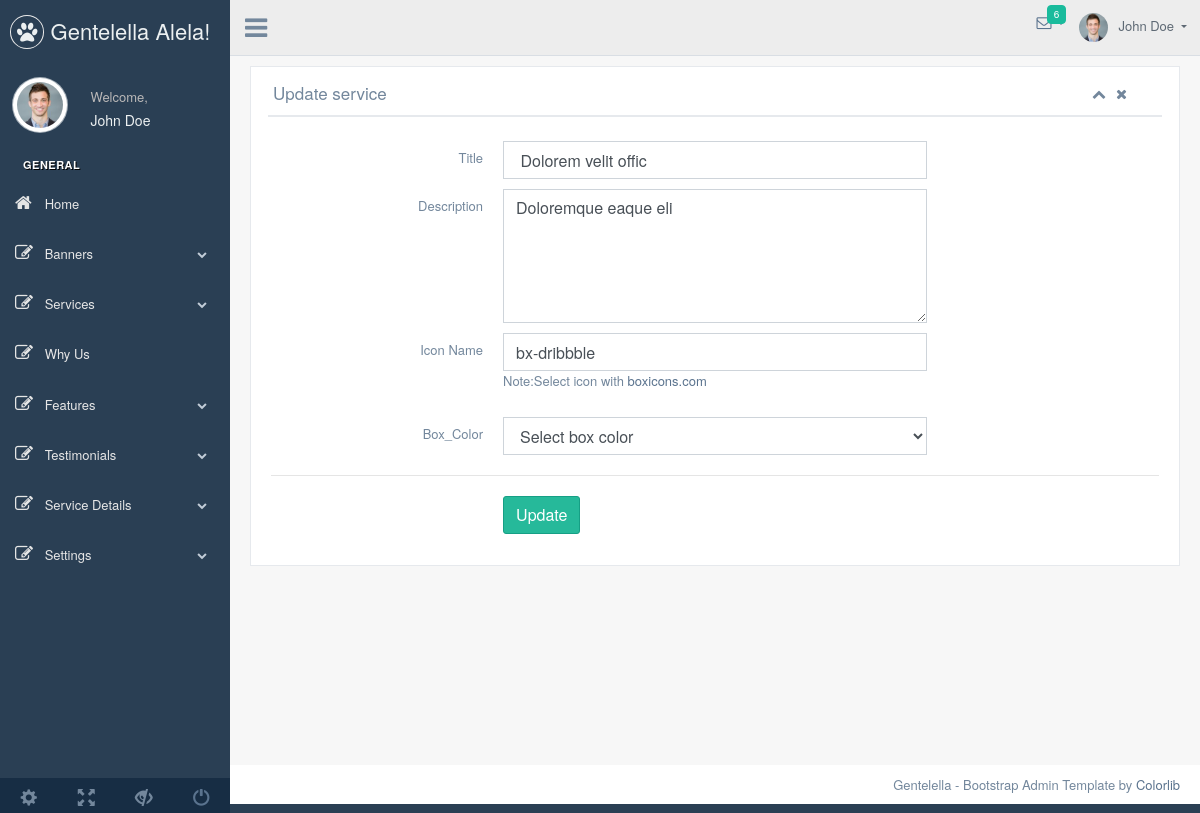
The app's page /admin/service/edit_service.php?id=1 (signed in) with its own data.
### tables this page shows
CREATE TABLE `services` (
  `id` int NOT NULL,
  `title` varchar(250) NOT NULL,
  `description` text,
  `box_color` varchar(50) DEFAULT NULL,
  `box_icon` varchar(50) DEFAULT NULL,
  `status` int NOT NULL DEFAULT '1' COMMENT '1=Active,2=Deactive'
);

### admin/service/edit_service.php (called while the page is built, shortened)
<?php
require "../db.php";
$id= $_GET ['id'];
if($id && (int) $id){
$query = " SELECT title,description,box_icon,box_color FROM `services` WHERE id = $id";
$result = mysqli_query($conn, $query);
if(mysqli_num_rows($result) > 0)
{
    $data = mysqli_fetch_assoc($result);
}
else
{
    header('Location:404.php');
}
}
include_once '../view/service/edit_service.view.php';
?>

### admin/view/service/edit_service.view.php (the view, shortened to what this page needs)
<?php
    include_once '../view/layouts/header.view.php';
?>
                  <div class="x_panel">
                    <div class="x_title">
                      <h2>Update service</h2>
                      <ul class="nav navbar-right panel_toolbox">
                        <li><a class="collapse-link"><i class="fa fa-chevron-up"></i></a>
                        </li>
                        <li><a class="close-link"><i class="fa fa-close"></i></a>
                        </li>
                      </ul>
                      <div class="clearfix"></div>
                    </div>
                    <div class="x_content">
                      <div class="dashboard-widget-content">
                      <form action="" method="POST" enctype="multipart/form-data" class="form-horizontal form-label-left __web-inspector-hide-shortcut__" >
                      <div class="item form-group">
                        <label class="col-form-label col-md-3 col-sm-3 label-align" >Title</label>
                        <div class="col-md-6 col-sm-6 ">
                          <input type="text"  name="title" value="<?=$data['title']?>" class="form-control ">
                        </div>
                      </div>
                      <div class="item form-group">
                        <label class="col-form-label col-md-3 col-sm-3 label-align" >Description</label>
                        <div class="col-md-6 col-sm-6 ">
                         <textarea  name="description"  rows="5" class="form-control"><?=$data['description']?></textarea>
                        </div>
                      </div>
                      <div class="item form-group">
                        <label class="col-form-label col-md-3 col-sm-3 label-align" >Icon Name</label>
                        <div class="col-md-6 col-sm-6 ">
                        <input type="text"  name="icon" value="<?=$data['box_icon']?>" placeholder="ex:dribbble" class="form-control ">
                          <p>Note:Select icon with <a href="https://boxicons.com/">boxicons.com</a>
                          </p>
                        </div>
                      </div>
                      <div class="item form-group">
                        <label class="col-form-label col-md-3 col-sm-3 label-align" >Box_Color</label>
                        <div class="col-md-6 col-sm-6 ">
                        <select type ="file" name="box_color" value="<?=$data['box_color']?>" class="form-control">
                         <option disabled selected>Select box color</option>
                      </select>
                        </div>
                      </div>
                      <div class="ln_solid"></div>
                      <div class="item form-group">
                        <div class="col-md-6 col-sm-6 offset-md-3">
                          <button type="submit" name="submit" class="btn btn-success">Update</button>
                        </div>
                      </div>
                      </form>
                          </div>
                        </div>
                      </div>
                    </div>
                  </div>
 <?php
    include_once '../view/layouts/footer.view.php';
?>

### records on screen
services: title "Dolorem velit offic", description "Doloremque eaque eli", icon "bx-dribbble"
